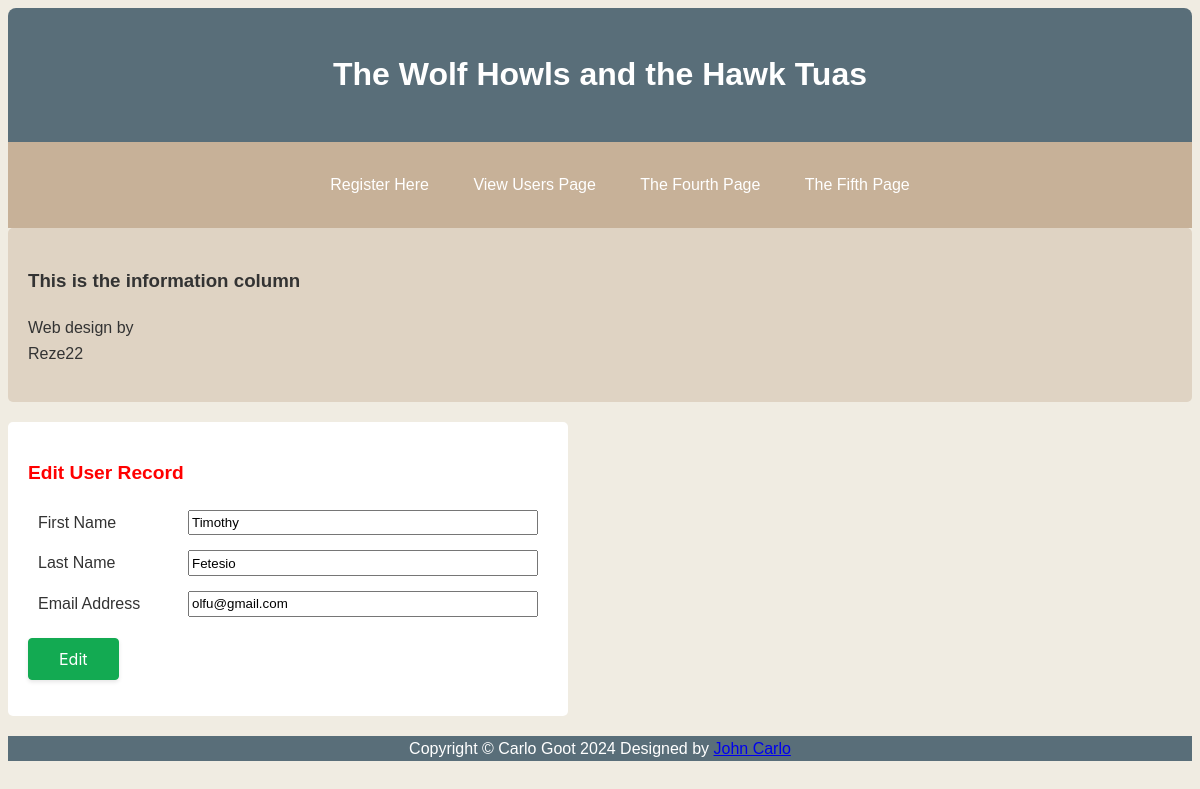
Page /edit_user.php?id=3 on the committed database.
### tables this page shows
CREATE TABLE `users` (
  `user_id` int(11) NOT NULL,
  `fname` varchar(40) NOT NULL,
  `lname` varchar(40) NOT NULL,
  `email` varchar(40) NOT NULL,
  `psword` varchar(65) NOT NULL,
  `registration_date` datetime NOT NULL DEFAULT current_timestamp(),
  `user_level` tinyint(3) UNSIGNED NOT NULL
);

### edit_user.php (the view, shortened to what this page needs)
<!doctype html>
<html lang="en">
<head>
    <link rel="stylesheet" type="text/css" href="newcss2.css">
</head>
<body>
    <div id="container">
        <?php include('header.php'); ?>
        <?php include('nav.php'); ?>
        <?php include('infocolumn.php'); ?>
        <div id='content'>
            <h2>Edit User Record</h2>
            <?php
                if ((isset($_GET['id']) && is_numeric($_GET['id']))) {
                    $id = $_GET['id'];
                } elseif ((isset($_POST['id']) && is_numeric($_POST['id']))) {
                    $id = $_POST['id'];
                } else {
                    echo '<p class="error">This page has been accessed by mistake.</p>';
                    include('footer.php');
                    exit();
                }
                require('mysqli_connect.php');
                $q = "SELECT fname, lname, email FROM users WHERE user_id = '$id'";
                $result = @mysqli_query($dbcon, $q);
                if (mysqli_num_rows($result) == 1) {
                    $row = mysqli_fetch_array($result, MYSQLI_ASSOC);
                    echo '
                        <form action="edit_user.php" method="post">
                            <p class="buttons">
                                <label class="class" for="fname">First Name</label>
                                <input type="text" id="fname" name="fname" size="30" maxlength="40" value="' . $row['fname'] . '">
                            </p>
                            <p class="buttons">
                                <label class="class" for="lname">Last Name</label>
                                <input type="text" id="lname" name="lname" size="30" maxlength="40" value="' . $row['lname'] . '">
                            </p>
                            <p class="buttons">
                                <label class="class" for="email">Email Address</label>
                                <input type="text" id="email" name="email" size="30" maxlength="50" value="' . $row['email'] . '">
                            </p>
                            <p><input type="submit" id="submit" name="submit" value="Edit"></p>
                            <p><input type="hidden" name="id" value="' . $id . '"></p>
                        </form>';
                } else {
                    echo '<h2>User cannot be found in the database.</h2>';
                    echo '<p>Would you want to register instead? Click <a href="register.php">HERE.</a></p>';
                }
            ?>
        </div>
        <?php include('footer.php'); ?>
    </div>
</body>
</html>

### newcss2.css (style rules this page uses)
h2 { color: red; font-size: larger; }
body { font-family: Arial, sans-serif; line-height: 1.6; background: #f0ece2; color: #333; display: flex; flex-direction: column; min-height: 100vh; }
#content { padding: 20px; margin: 20px 0; background: #ffffff; border-radius: 5px; }
#content { size: 100%; max-width: fit-content; max-height: fit-content; }
.buttons { display: grid; grid-template-columns: 150px 350px; margin: 5px; padding: 5px; }
#submit { background-color: #13aa52; border: 1px solid #13aa52; border-radius: 4px; box-shadow: rgba(0, 0, 0, .1) 0 2px 4px 0; box-sizing: border-box; color: #fff; cursor: pointer; font-family: "Akzidenz Grotesk BQ Medium", -apple-system, BlinkMacSystemFont, sans-serif; font-size: 16px; font-weight: 400; outline: none; outline: 0; padding: 10px 25px; text-align: center; transform: translateY(0); transition: transform 150ms, box-shadow 150ms; user-select: none; -webkit-user-select: none; touch-action: manipulation; }
@media (min-width: 768px) { #submit { padding: 10px 30px; } }

### rows in the picture
users: fname "Timothy", lname "Fetesio", email "olfu@gmail.com"
